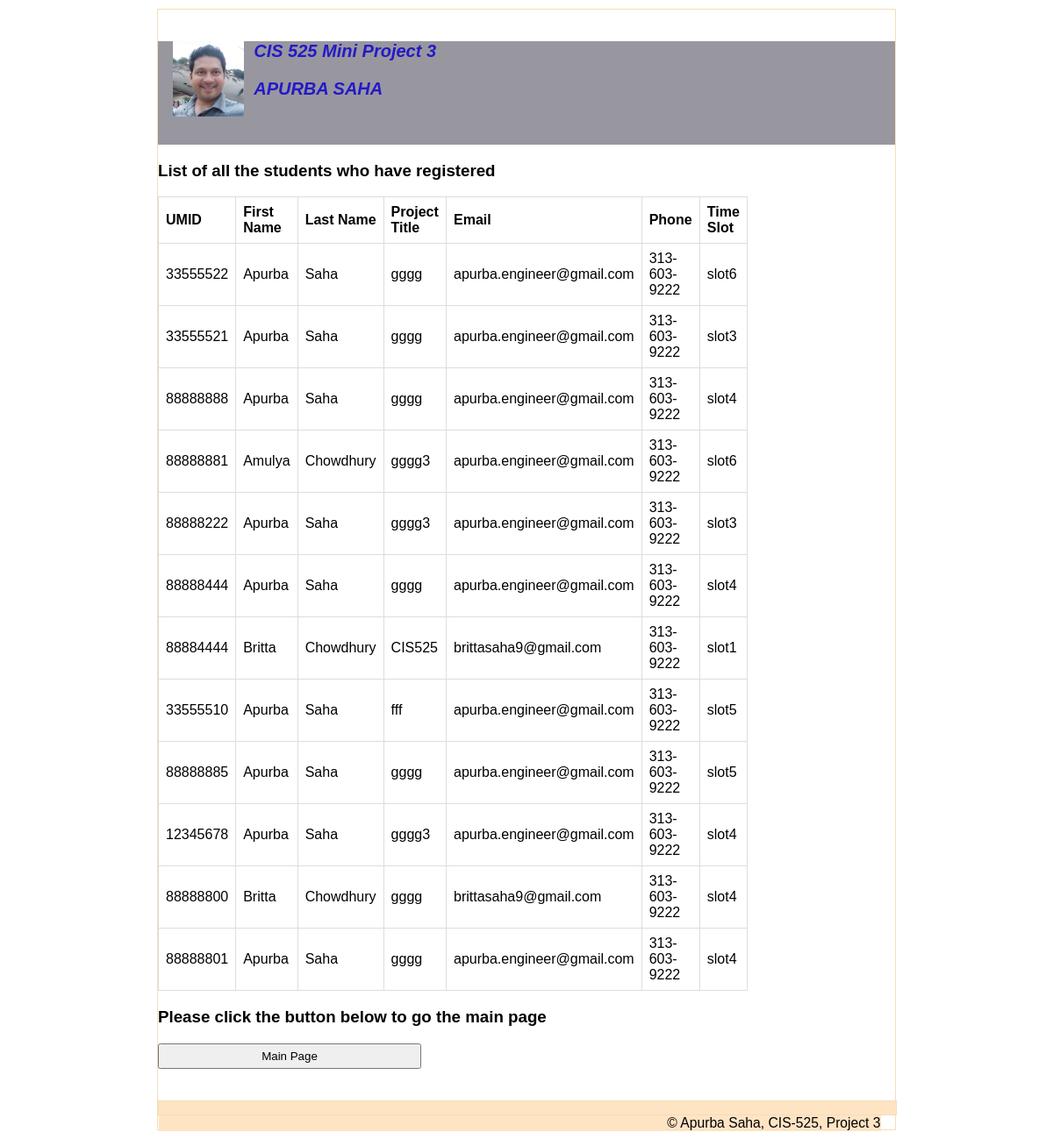
The page /showdata.php on the database its author committed.
### tables this page shows
CREATE TABLE `reg` (
  `id` int(3) NOT NULL,
  `umid` int(10) NOT NULL,
  `fname` varchar(50) NOT NULL,
  `lname` varchar(50) NOT NULL,
  `project` varchar(100) NOT NULL,
  `email` varchar(50) NOT NULL,
  `phone` varchar(15) NOT NULL,
  `time_slot` varchar(10) NOT NULL
);

### showdata.php (the view, shortened to what this page needs)
	<?php
	$con = mysqli_connect("localhost","root","","project");
	$result = mysqli_query($con,"SELECT * FROM reg");
	?>
    <!DOCTYPE html>
 <html>
 <head>
 <link type="text/css" rel="stylesheet" href="css/style.css">
 </head>
<body>
     <header>
        <img src="css/logo.jpg" alt=" logo">
        <h3>CIS 525 Mini Project 3</h3>
        <h3>APURBA SAHA</h3>
    </header>
    <h3>List of all the students who have registered</h3>
	<?php if (mysqli_num_rows($result) > 0) { ?>
	<table id="showData">
  	<tr>
	    <td style="font-weight: bold;">UMID</td>
    	<td style="font-weight: bold;">First Name</td>
    	<td style="font-weight: bold;">Last Name</td>
		<td style="font-weight: bold;">Project Title</td>
    	<td style="font-weight: bold;">Email</td>
		<td style="font-weight: bold;">Phone</td>
		<td style="font-weight: bold;">Time Slot</td>
  	</tr>
	<?php
	$i=0;
	while($row = mysqli_fetch_array($result)) {
	?>
	<tr>
    	<td><?php echo $row["umid"]; ?></td>
		<td><?php echo $row["fname"]; ?></td>
    	<td><?php echo $row["lname"]; ?></td>
		<td><?php echo $row["project"]; ?></td>
    	<td><?php echo $row["email"]; ?></td>
    	<td><?php echo $row["phone"]; ?></td>
		<td><?php echo $row["time_slot"]; ?></td>
	</tr>
	<?php $i++; } ?>
	</table>
	 <?php 	}else{  echo "No result found";	}?>
	 <?php include 'footer.php';?>
</body>
</html>

### footer.php
<h3>Please click the  button below to go the main page </h3>
	<input type="button" value="Main Page" class="homebutton" id="submit"
	onClick="document.location.href='index.php'" />
	<br><br><br>
	 <footer>
		<p>&copy; Apurba Saha, CIS-525, Project 3</p>
    </footer>

### css/style.css (style rules this page uses)
body { font-family: Verdana, Geneva, Tahoma, sans-serif; font-size: 100%; width: 60%; max-width: 1024px; background-color:white; margin: 10px auto; padding: 16px 0; border: 1px solid wheat; }
header { width: 100%; padding-bottom: 2em; background-color: rgb(152, 151, 160); }
header h3 { font-size: 1.25em; font-style: italic; color: #2519c7; margin-left: 13%; }
header img { width: 9.6%; max-width: 100px; min-width: 40px; float: left; margin-left: 2.08%; }
#submit { width:300px; padding:5px; }
footer { clear: both; width: 100%; height: 15px; background-color: bisque; border: 1px solid wheat; }
footer p { font-size: .98em; text-align: right; margin-right: 2.08%; background-color: bisque; }

### showdata.php (style rules this page uses)
body { font-family: Verdana, Geneva, Tahoma, sans-serif; font-size: 100%; width: 70%; max-width: 1024px; background-color:white; margin: 10px auto; padding: 16px 0; }
table { font-family: arial, sans-serif; border-collapse: collapse; width:80%; max-width:1024px ; }
td, th { border: 1px solid #dddddd; text-align: left; padding: 8px; }
tr:nth-child(even) { background-color: white; }

### rows shown on the page
reg: umid "33555522", fname "Apurba", lname "Saha", project "gggg", email "apurba.engineer@gmail.com", phone "313-603-9222", time_slot "slot6"
reg: umid "33555521", fname "Apurba", lname "Saha", project "gggg", email "apurba.engineer@gmail.com", phone "313-603-9222", time_slot "slot3"
reg: umid "88888888", fname "Apurba", lname "Saha", project "gggg", email "apurba.engineer@gmail.com", phone "313-603-9222", time_slot "slot4"
reg: umid "88888881", fname "Amulya", lname "Chowdhury", project "gggg3", email "apurba.engineer@gmail.com", phone "313-603-9222", time_slot "slot6"
reg: umid "88888222", fname "Apurba", lname "Saha", project "gggg3", email "apurba.engineer@gmail.com", phone "313-603-9222", time_slot "slot3"
reg: umid "88888444", fname "Apurba", lname "Saha", project "gggg", email "apurba.engineer@gmail.com", phone "313-603-9222", time_slot "slot4"
reg: umid "88884444", fname "Britta", lname "Chowdhury", project "CIS525", email "brittasaha9@gmail.com", phone "313-603-9222", time_slot "slot1"
reg: umid "33555510", fname "Apurba", lname "Saha", project "fff", email "apurba.engineer@gmail.com", phone "313-603-9222", time_slot "slot5"
reg: umid "88888885", fname "Apurba", lname "Saha", project "gggg", email "apurba.engineer@gmail.com", phone "313-603-9222", time_slot "slot5"
reg: umid "12345678", fname "Apurba", lname "Saha", project "gggg3", email "apurba.engineer@gmail.com", phone "313-603-9222", time_slot "slot4"
reg: umid "88888800", fname "Britta", lname "Chowdhury", project "gggg", email "brittasaha9@gmail.com", phone "313-603-9222", time_slot "slot4"
reg: umid "88888801", fname "Apurba", lname "Saha", project "gggg", email "apurba.engineer@gmail.com", phone "313-603-9222", time_slot "slot4"
